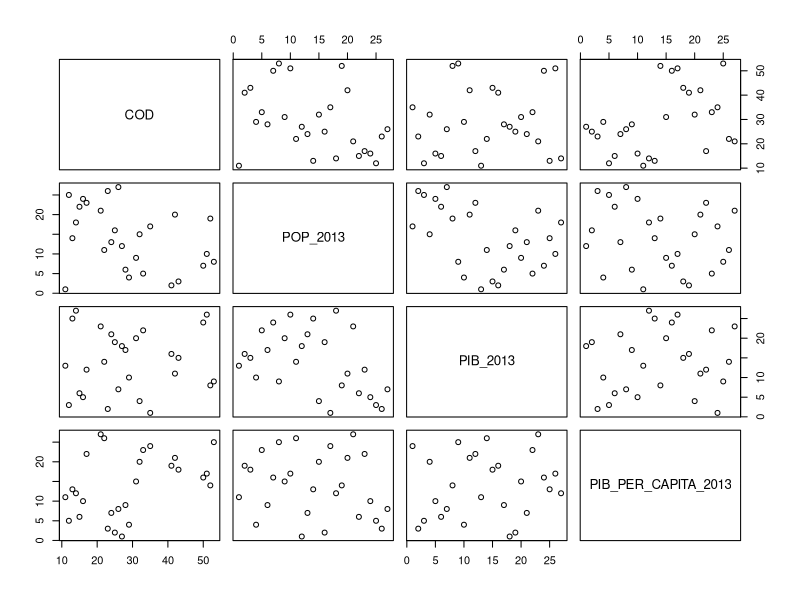

This chart was generated by the following R code:
## ---- chunk 1
knitr::opts_chunk$set(echo = TRUE)
## ---- chunk 2
df <- read.csv2("data/pib-per-capita.csv")
summary(df)
## ---- chunk 3
plot(df)
